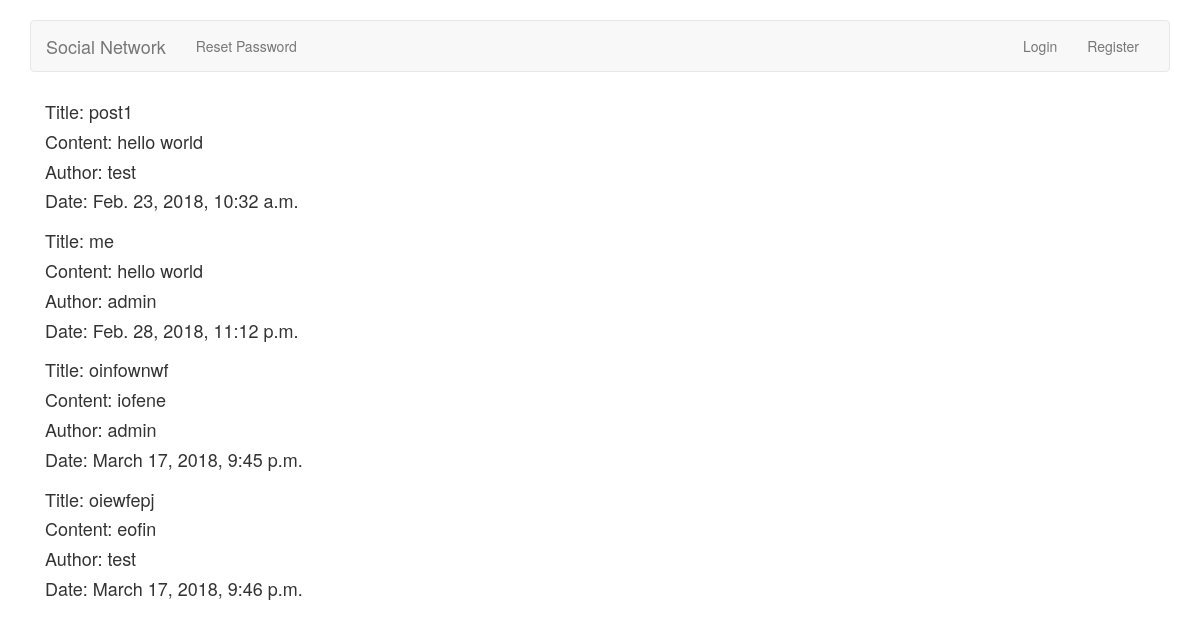
/home/, run on the app's committed database.
### blog/models.py (models this page shows, shortened)
class Post(models.Model):
    content = models.CharField(max_length=255)
    author = models.ForeignKey(User, on_delete=models.CASCADE)
    date = models.DateTimeField(auto_now_add=True)
    title = models.CharField(max_length=100)
    private = models.BooleanField(default=False)
    views = models.IntegerField(default=0)

### blog/views.py (the view)
def Post_all(request):
    posts = Post.objects.all()[:25]
    context = {'posts': posts}
    return render(request, 'blog/home.html', context)

### blog/templates/blog/home.html
{% extends 'blog/base.html' %}
{% block body %}
<div class=container>
  {% for i in posts %}
    <div class='container'>
    <h4>Title: {{i.title}}</h4>
    <h4>Content: {{i.content}}</h4>
    <h4>Author: {{i.author}}</h4>
    <h4>Date: {{i.date}}</h4>
    </div>
  {% endfor %}
</div>
{% endblock %}

### blog/templates/blog/base.html (shortened to what this page needs)
<html>
    <head>
        <link rel="stylesheet" href="https://maxcdn.bootstrapcdn.com/bootstrap/3.3.7/css/bootstrap.min.css">
    </head>
    <body>
        <br>
        <div class="container">
            <nav class="navbar navbar-default">
            <div class="container-fluid">
              <div class="navbar-header">
                <a class="navbar-brand" href="/">Social Network</a>
              </div>
              <div id="navbar" class="navbar-collapse collapse">
                {% if user.is_authenticated %}
                <ul class="nav navbar-nav">
                    <li><a href=#>Home</a></li>
                    <li><a href=#>Profile</a></li>
                    <li><a href=#>Edit Profile</a></li>
                    <li><a href=#>Change Password</a></li>
                </ul>
                <ul class="nav navbar-nav navbar-right">
                    <li><a href=#>Log out</a></li>
                </ul>
                {% else %}
                <ul class="nav navbar-nav">
                    <li><a href=#>Reset Password</a></li>
                </ul>
                <ul class="nav navbar-nav navbar-right">
                  <li><a href=#>Login</a></li>
                  <li><a href=#>Register</a></li>
                </ul>
                {% endif %}
              </div>
            </div>
          </nav>
        </div>
        {% block body %}{% endblock %}
    </body>
</html>

### data on the page
Post: title "post1", content "hello world", author "test", date "Feb. 23, 2018, 10:32 a.m."
Post: title "me", content "hello world", author "admin", date "Feb. 28, 2018, 11:12 p.m."
Post: title "oinfownwf", content "iofene", author "admin", date "March 17, 2018, 9:45 p.m."
Post: title "oiewfepj", content "eofin", author "test", date "March 17, 2018, 9:46 p.m."
